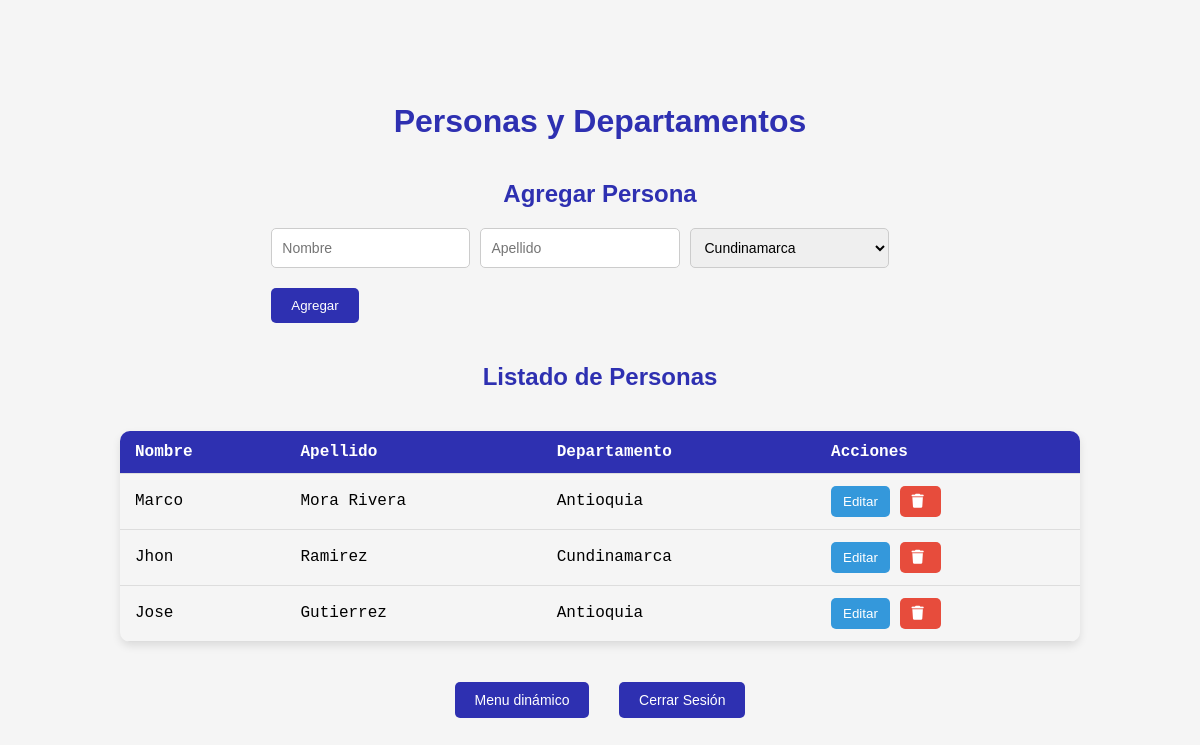
The app's page /index.php?controller=persondepart&action=showAll (signed in) with its own data.
### tables this page shows
CREATE TABLE `personas` (
  `id` int(11) NOT NULL,
  `nombre` varchar(100) DEFAULT NULL,
  `apellido` varchar(100) NOT NULL,
  `departamento_id` int(11) DEFAULT NULL
);

CREATE TABLE `departamentos` (
  `id` int(11) NOT NULL,
  `nombre` varchar(100) DEFAULT NULL
);

### app/controllers/PersonDepartController.php (called while the page is built, shortened)
<?php
class PersonDepartController
{
    private $model;
    public function __construct()
    {
        require_once __DIR__ . '/../models/PersonDepartModel.php';
        $this->model = new PersonDepartModel();
    }
    public function showAll()
    {
        $data = $this->model->getAllPersonsWithDepartments();
        $departamentos = $this->model->getAllDepartments();
        require_once __DIR__ . '/../views/PersonDepart.php';
    }
}
?>

### app/models/PersonDepartModel.php (called while the page is built, shortened)
<?php
class PersonDepartModel {
    private $db;
    public function __construct() {
        $this->db = new PDO('mysql:host=localhost;dbname=prueba', 'root', '');
        $this->db->setAttribute(PDO::ATTR_ERRMODE, PDO::ERRMODE_EXCEPTION);
    }
    public function getAllPersonsWithDepartments() {
        $query = "SELECT p.id, p.nombre, p.apellido, p.departamento_id, d.nombre AS departamento
                  FROM personas p
                  INNER JOIN departamentos d ON p.departamento_id = d.id";
        return $this->db->query($query)->fetchAll(PDO::FETCH_ASSOC);
    }
    public function getAllDepartments() {
        return $this->db->query("SELECT * FROM departamentos")->fetchAll(PDO::FETCH_ASSOC);
    }
}
?>

### app/views/PersonDepart.php (the view, shortened to what this page needs)
<!DOCTYPE html>
<html lang="es">
<head>
    <link rel="stylesheet" href="/public/css/crud.css">
    <link rel="stylesheet" href="https://cdnjs.cloudflare.com/ajax/libs/font-awesome/6.0.0-beta3/css/all.min.css">
</head>
<body>
    <h1>Personas y Departamentos</h1>
    <h2>Agregar Persona</h2>
    <form id="addPersonForm">
        <input type="text" name="nombre" placeholder="Nombre" required>
        <input type="text" name="apellido" placeholder="Apellido" required>
        <select name="departamento_id" required>
            <?php foreach ($departamentos as $departamento): ?>
                <option value="<?php echo htmlspecialchars($departamento['id']); ?>">
                    <?php echo htmlspecialchars($departamento['nombre']); ?>
                </option>
            <?php endforeach; ?>
        </select>
        <button type="submit">Agregar</button>
    </form>
    <h2>Listado de Personas</h2>
    <table>
        <thead>
            <tr>
                <th>Nombre</th>
                <th>Apellido</th>
                <th>Departamento</th>
                <th>Acciones</th>
            </tr>
        </thead>
        <tbody id="personList">
            <?php foreach ($data as $person): ?>
                <tr>
                    <td><?php echo htmlspecialchars($person['nombre']); ?></td>
                    <td><?php echo htmlspecialchars($person['apellido']); ?></td>
                    <td><?php echo htmlspecialchars($person['departamento']); ?></td>
                    <td>
                        <button class="edit-button"
                           data-id="<?php echo htmlspecialchars($person['id']); ?>"
                           data-nombre="<?php echo htmlspecialchars($person['nombre']); ?>"
                           data-apellido="<?php echo htmlspecialchars($person['apellido']); ?>"
                           data-departamento_id="<?php echo htmlspecialchars($person['departamento_id']); ?>">
                            Editar
                        </button>
                        <button class="delete-button"
                           onclick="window.location.href='index.php?controller=persondepart&action=deletePerson&id=<?php echo htmlspecialchars($person['id']); ?>'">
                            <i class="fas fa-trash"></i>
                        </button>
                    </td>
                </tr>
            <?php endforeach; ?>
        </tbody>
    </table>
    <div>
        <a href="index.php?controller=menu&action=showMenu">Menu dinámico</a>
        <a href="index.php?controller=menu&action=logout">Cerrar Sesión</a>
    </div>
</body>
</html>

### public/index.php (shortened to what this page needs)
<?php
require_once __DIR__ . '/../app/controllers/PersonDepartController.php';
$controller = isset($_GET['controller']) ? $_GET['controller'] : 'login';
$action = isset($_GET['action']) ? $_GET['action'] : 'login';
switch ($controller) {
    case 'persondepart':
        $personDepartController = new PersonDepartController();
        if ($action == 'showAll') {
            $personDepartController->showAll();
        } elseif ($action == 'addPerson') {
            $personDepartController->addPerson();
        } elseif ($action == 'deletePerson') {
            $personDepartController->deletePerson();
        } elseif ($action == 'updatePerson') {
            $personDepartController->updatePerson();
        }
        break;
}
?>

### public/css/crud.css (style rules this page uses)
body { margin: 0; padding: 0; font-family: 'Courier New', Courier, monospace; background: rgb(245, 245, 245); display: flex; justify-content: center; align-items: center; flex-direction: column; height: 100vh; }
h1, h2 { color: #2e30b1; margin: 20px 0; font-family: Arial, sans-serif; }
form { display: flex; flex-wrap: wrap; gap: 10px; margin-bottom: 20px; }
form input, form select { padding: 10px; border: 1px solid #ccc; border-radius: 5px; font-size: 14px; width: calc(33.33% - 20px); outline: none; transition: border-color 0.3s ease; box-sizing: border-box; }
form button { padding: 10px 20px; background-color: #2e30b1; color: #fff; border: none; border-radius: 5px; cursor: pointer; transition: background-color 0.3s ease; margin-top: 10px; text-align: center; }
table { width: 80%; border-collapse: collapse; margin: 20px 0; box-shadow: 0 4px 8px rgba(0, 0, 0, 0.1); border-radius: 10px; overflow: hidden; }
table thead { background-color: #2e30b1; color: white; text-align: left; }
table th, table td { padding: 12px 15px; border-bottom: 1px solid #ddd; }
.edit-button, .delete-button { padding: 8px 12px; border: none; border-radius: 5px; cursor: pointer; transition: background-color 0.3s ease; }
.edit-button { background-color: #3498db; color: white; }
.delete-button { background-color: #e74c3c; color: white; }
.delete-button i { font-size: 14px; margin-right: 5px; }
div { margin-top: 20px; text-align: center; }
div a { display: inline-block; margin: 0 10px; padding: 10px 20px; background-color: #2e30b1; color: #fff; text-decoration: none; border-radius: 5px; transition: background-color 0.3s ease; font-size: 14px; font-family: Arial, sans-serif; }

### records on screen
personas: nombre "Marco", apellido "Mora Rivera", departamento.nombre "Antioquia"
personas: nombre "Jhon", apellido "Ramirez", departamento.nombre "Cundinamarca"
personas: nombre "Jose", apellido "Gutierrez", departamento.nombre "Antioquia"

### other values on screen
form field departamento_id "Cundinamarca"
